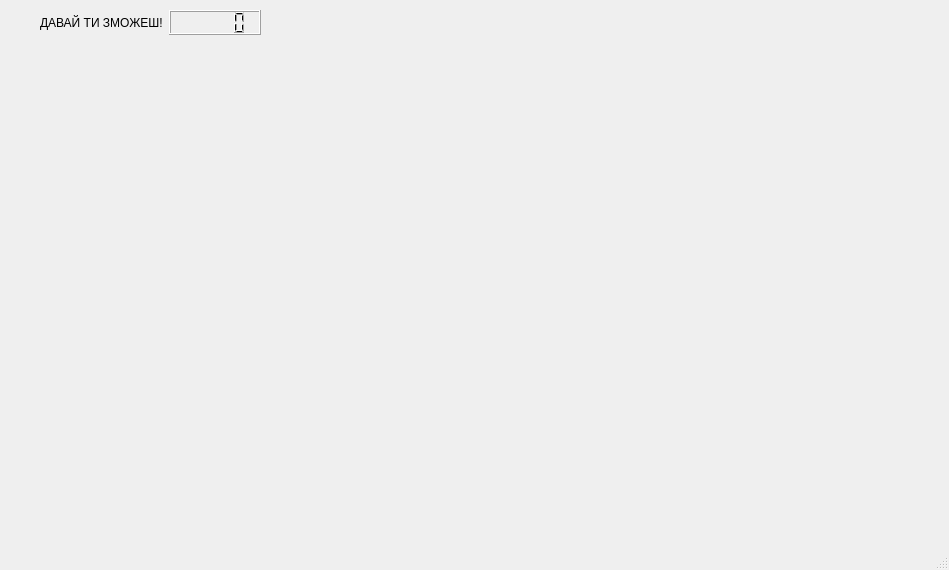
<?xml version="1.0" encoding="UTF-8"?>
<ui version="4.0">
 <class>Fly</class>
 <widget class="QMainWindow" name="Fly">
  <property name="geometry">
   <rect>
    <x>0</x>
    <y>0</y>
    <width>949</width>
    <height>570</height>
   </rect>
  </property>
  <property name="windowTitle">
   <string>Fly</string>
  </property>
  <widget class="QWidget" name="centralwidget">
   <widget class="QLabel" name="l_muha">
    <property name="geometry">
     <rect>
      <x>220</x>
      <y>170</y>
      <width>61</width>
      <height>41</height>
     </rect>
    </property>
    <property name="text">
     <string/>
    </property>
    <property name="pixmap">
     <pixmap>muha.png</pixmap>
    </property>
    <property name="scaledContents">
     <bool>true</bool>
    </property>
   </widget>
   <widget class="QLabel" name="l_pastka">
    <property name="geometry">
     <rect>
      <x>30</x>
      <y>60</y>
      <width>81</width>
      <height>61</height>
     </rect>
    </property>
    <property name="text">
     <string/>
    </property>
    <property name="pixmap">
     <pixmap>pastka.jpg</pixmap>
    </property>
    <property name="scaledContents">
     <bool>true</bool>
    </property>
   </widget>
   <widget class="QWidget" name="layoutWidget">
    <property name="geometry">
     <rect>
      <x>40</x>
      <y>10</y>
      <width>221</width>
      <height>25</height>
     </rect>
    </property>
    <layout class="QHBoxLayout" name="horizontalLayout">
     <item>
      <widget class="QLabel" name="l_winer">
       <property name="text">
        <string>ДАВАЙ ТИ ЗМОЖЕШ!</string>
       </property>
      </widget>
     </item>
     <item>
      <widget class="QLCDNumber" name="lcdN"/>
     </item>
    </layout>
   </widget>
   <widget class="QLabel" name="l_winer1">
    <property name="geometry">
     <rect>
      <x>0</x>
      <y>490</y>
      <width>371</width>
      <height>31</height>
     </rect>
    </property>
    <property name="text">
     <string/>
    </property>
   </widget>
  </widget>
  <widget class="QMenuBar" name="menubar">
   <property name="geometry">
    <rect>
     <x>0</x>
     <y>0</y>
     <width>949</width>
     <height>26</height>
    </rect>
   </property>
  </widget>
  <widget class="QStatusBar" name="statusbar"/>
 </widget>
 <resources/>
 <connections/>
</ui>
